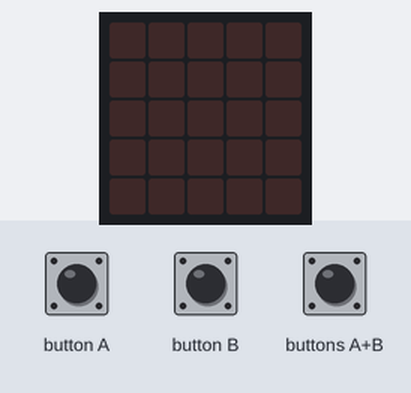
Simulated run of this program. Board: BBC micro:bit running MicroPython. Shown: the board's 5×5 LED display. Inputs (shaded band) come from the test bench.

Above: at 1.2 s.
1.3 s: buttons A+B pressed for 0.15 s
At 1.76 s:
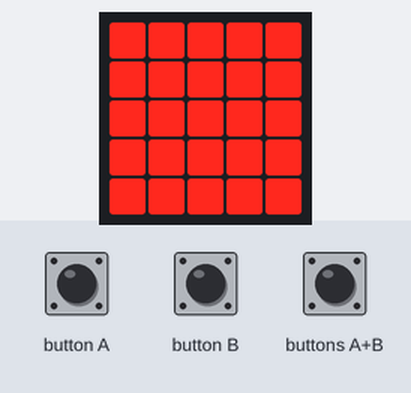
4.3 s: button A pressed for 0.15 s
At 4.34 s:
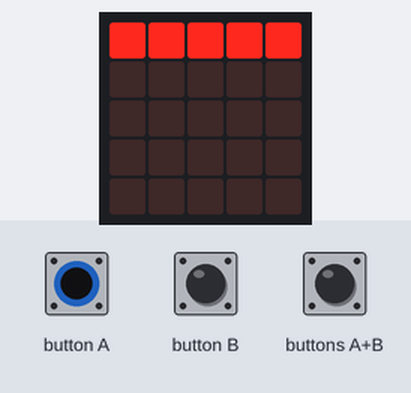
7.3 s: buttons A+B pressed for 1 s
At 7.34 s:
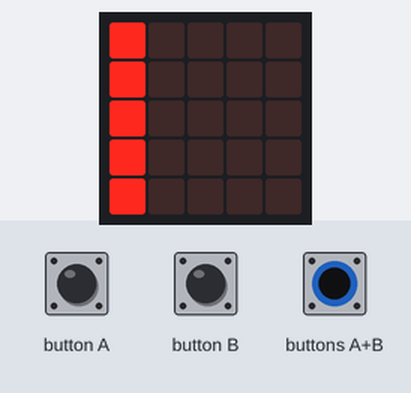
10.3 s: buttons A+B pressed for 3.2 s
At 10.43 s:
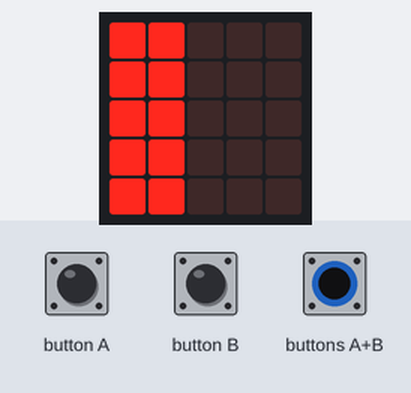
Timing chart, 0 to 13.3 s (numbered marks = the images above; inputs shaded):
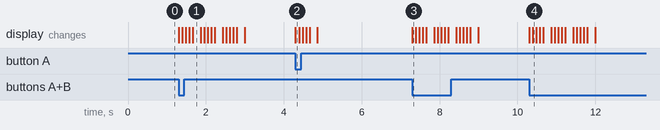

Measured:
- after the input at 1.3 s, the display: first changes at once (image 1 shows a later state)
- after the input at 4.3 s, the display: changes at once (image 2)
- after the input at 7.3 s, the display: changes at once (image 3)
- after the input at 10.3 s, the display: first changes at once (image 4 shows a later state)

The program:

10020023_1e-Ivar.py
```python
import microbit
import radio
import math

#constants
mijnReserve  = 0
mijnSchool   = 20
mijnLeerling = 23

#setup
radio.config(group=1)
radio.on()

####################################################
##### vanaf hier mag je stukjes code aanpassen #####
####################################################
def functie_A():
    for i in range(5):
        microbit.display.set_pixel(i, 0, 9)
    microbit.sleep(90)
    for i in range(5):
        microbit.display.set_pixel(i, 1, 9)
    microbit.sleep(90)
    for i in range(5):
        microbit.display.set_pixel(i, 2, 9)
    microbit.sleep(90)
    for i in range(5):
        microbit.display.set_pixel(i, 3, 9)
    microbit.sleep(90)
    for i in range(5):
        microbit.display.set_pixel(i, 4, 9)
    microbit.sleep(200)
    microbit.display.clear()


def functie_B():
    for i in range(5):
        microbit.display.set_pixel(0, i, 9)
    microbit.sleep(90)
    for i in range(5):
        microbit.display.set_pixel(1, i, 9)
    microbit.sleep(90)
    for i in range(5):
        microbit.display.set_pixel(2, i, 9)
    microbit.sleep(90)
    for i in range(5):
        microbit.display.set_pixel(3, i, 9)
    microbit.sleep(90)
    for i in range(5):
        microbit.display.set_pixel(4, i, 9)
    microbit.sleep(200)
    microbit.display.clear()


def functie_AB():
    for i in range(5):
        microbit.display.set_pixel(0, i, 9)
    microbit.sleep(90)
    for i in range(5):
        microbit.display.set_pixel(1, i, 9)
    microbit.sleep(90)
    for i in range(5):
        microbit.display.set_pixel(2, i, 9)
    microbit.sleep(90)
    for i in range(5):
        microbit.display.set_pixel(3, i, 9)
    microbit.sleep(90)
    for i in range(5):
        microbit.display.set_pixel(4, i, 9)
    microbit.sleep(200)
    microbit.display.clear()

def functie_BA():
    for i in range(5):
        microbit.display.set_pixel(i, 0, 9)
    microbit.sleep(90)
    for i in range(5):
        microbit.display.set_pixel(i, 1, 9)
    microbit.sleep(90)
    for i in range(5):
        microbit.display.set_pixel(i, 2, 9)
    microbit.sleep(90)
    for i in range(5):
        microbit.display.set_pixel(i, 3, 9)
    microbit.sleep(90)
    for i in range(5):
        microbit.display.set_pixel(i, 4, 9)
    microbit.sleep(200)
    microbit.display.clear()


############################################
###### tot hier mag je code aanpassen ######
############################################

def handleRadio(incoming):
    receivedNumber = float(incoming)
    nummerOntvangen = receivedNumber
    nummerKnopje    = int(nummerOntvangen / 1000000)
    nummerOntvangen = nummerOntvangen - nummerKnopje * 1000000
    nummerReserve   = int(nummerOntvangen / 100000)
    nummerOntvangen = nummerOntvangen - nummerReserve* 100000
    nummerSchool    = int(nummerOntvangen / 1000)
    nummerOntvangen = nummerOntvangen - nummerSchool * 1000
    nummerLeerling  = int(nummerOntvangen)

    if nummerReserve  == mijnReserve  or nummerReserve  == 0 :
        if nummerSchool   == mijnSchool   or nummerSchool   == 0:
            if nummerLeerling == mijnLeerling or nummerLeerling == 0:
                if nummerKnopje == 1:
                    #microbit.pin5.write_digital(0)
                    #microbit.sleep(50)
                    #microbit.pin5.write_digital(1)
                    functie_A()
                elif nummerKnopje == 2:
                    #microbit.pin11.write_digital(0)
                    #microbit.sleep(50)
                    #microbit.pin11.write_digital(1)
                    functie_B()
                else:
                    #microbit.pin5.write_digital(0)
                    #microbit.pin11.write_digital(0)
                    #microbit.sleep(50)
                    #microbit.pin5.write_digital(1)
                    #microbit.pin11.write_digital(1)
                    functie_AB()


def get_message():
    try:
        msg = radio.receive_bytes()
        if msg is not None:
            if int(msg[0]) == 01 and int(msg[1]) == 00 and int(msg[2]) == 01:
                packet_type = msg[3]
                if packet_type == 0:
                    payload = 0
                    for i in range(len(msg[12:])):
                        payload += msg[12+i] * math.pow(256, i)
                    handleRadio(payload)
    except Exception as e:
        radio.off()
        radio.on()


while True:
    get_message()

    if microbit.button_a.was_pressed() and microbit.button_b.was_pressed():
        functie_AB()
    elif microbit.button_a.get_presses() > 0:
        functie_A()
    elif microbit.button_b.get_presses() > 0:
        functie_B()
```
